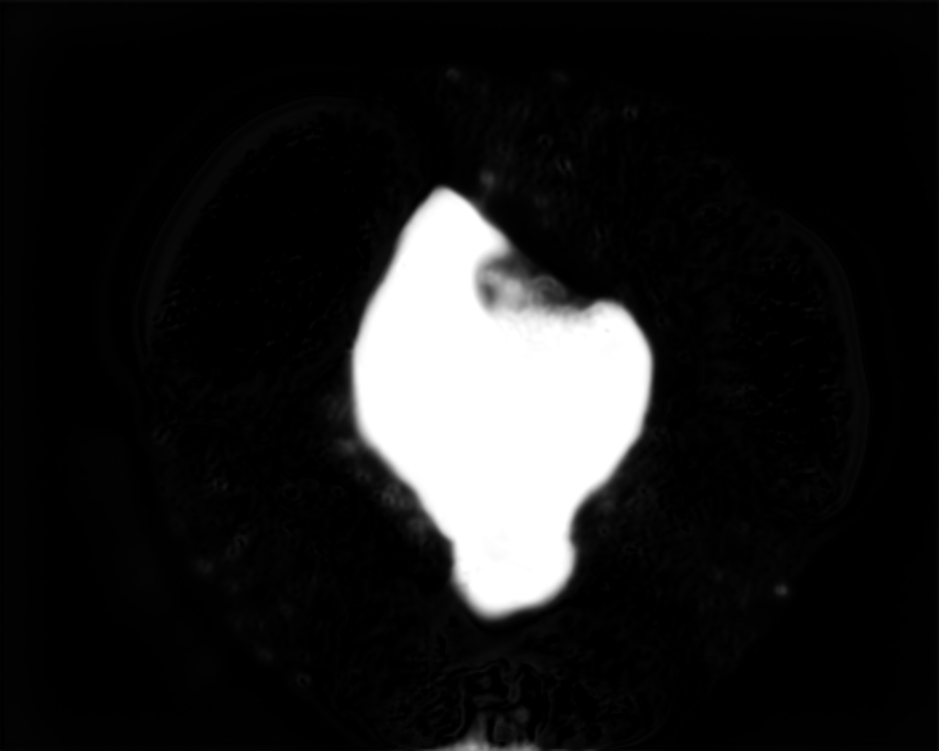
#> input picture prediction_workplace/prediction.bmp, 939 x 751 px, shrunk from 1280 x 1024 before the run, found by its file name
$ python -i image_threshold.py   (imports and definitions only)
#> lines starting #> are read from the running program, lines starting #| are printed output that depends on the picture; after the words box and inside, x2 and y2 are one past the last pixel; in counts of white or black regions, pixels touching at a corner belong together
import cv2
import numpy as np

# This is the script to get the largest contour of the prediction result and put it on the input image

IMGSRCPATH = '.\\prediction_workplace\\origin.bmp'
MASKPATH = '.\\prediction_workplace\\prediction_threshold.bmp'
MASKEDIMGPATH = '.\\prediction_workplace\\masked.bmp'
PREDICTIONPATH = '.\\prediction_workplace\\prediction.bmp'

def mask_on_image(imgsrcpath, maskpath, maskedImgpath):

    '''put mask on image'''

    srcImg = cv2.imread(imgsrcpath, cv2.IMREAD_GRAYSCALE)
    maskImg = cv2.imread(maskpath, cv2.IMREAD_GRAYSCALE)
    maskedImg = cv2.bitwise_and(srcImg, srcImg, mask = maskImg)
    cv2.imwrite(maskedImgpath, maskedImg)

def mask_threshold(prediction_path = PREDICTIONPATH):

#> called with prediction_path = '.\\prediction_workplace\\prediction.bmp'
    mask = cv2.imread(prediction_path, cv2.IMREAD_GRAYSCALE)
#> mask is the input picture: shape (751, 939); min 0, max 255, mean 29
    h, w = mask.shape[0], mask.shape[1]
#> h = 751; w = 939
    etVal, threshold = cv2.threshold(mask, 50, 255, cv2.THRESH_BINARY)
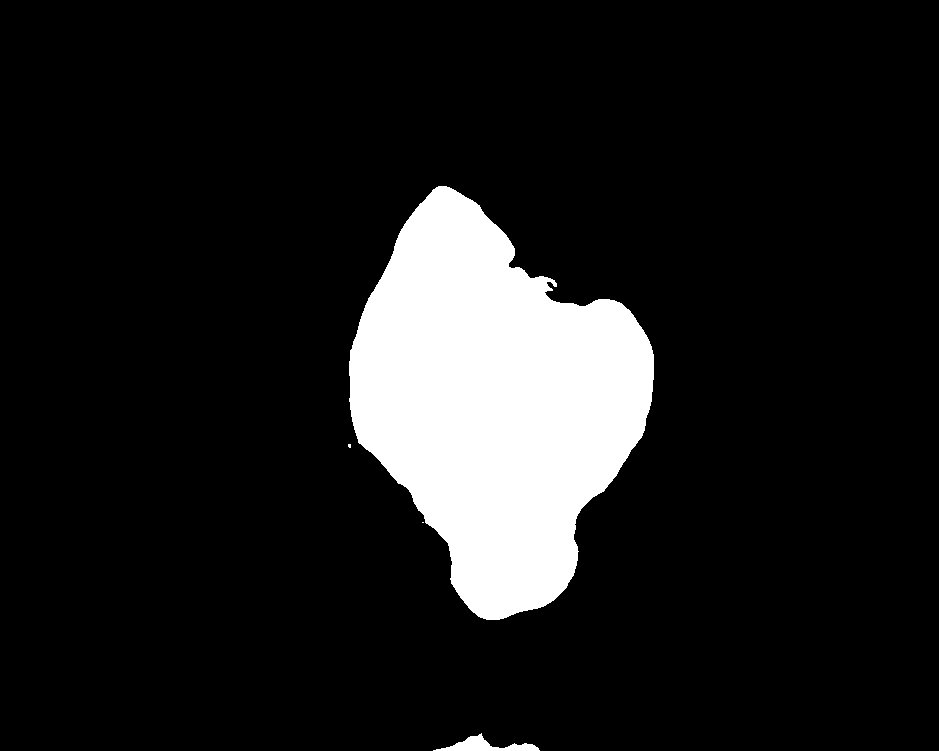
#> threshold: shape (751, 939); 11.7% white; 4 white regions (2 under 20 px), largest, box (x1, y1, x2, y2) and area: (349, 186, 654, 620) 81560, (433, 733, 540, 751) 760

    kernel = cv2.getStructuringElement(cv2.MORPH_RECT, (3, 3))

    eroded = cv2.erode(threshold, kernel)
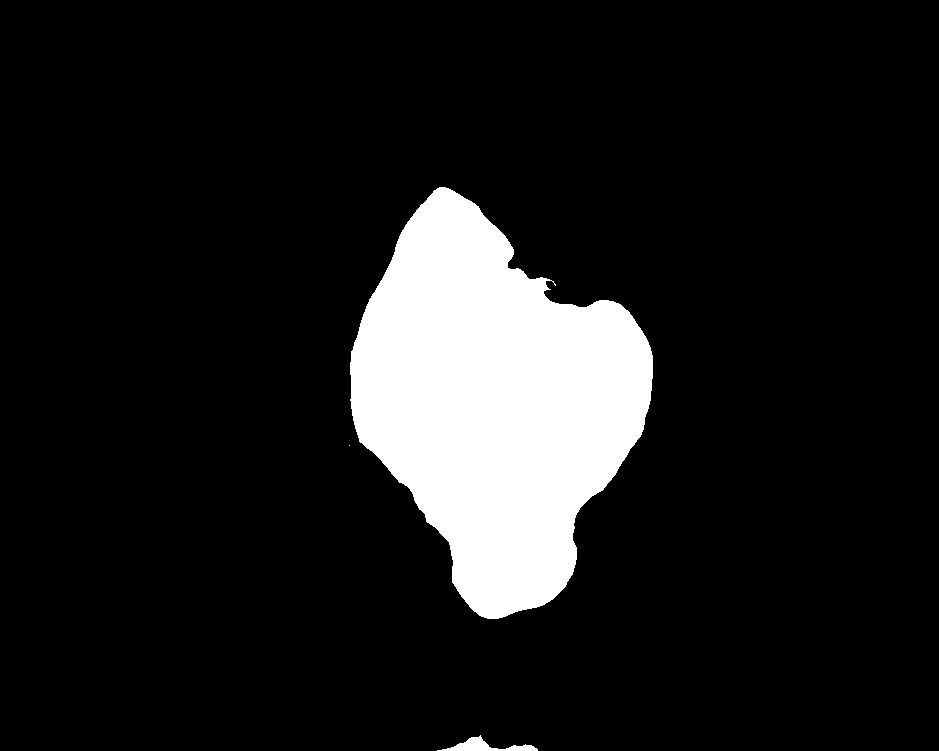
#> eroded: shape (751, 939); 11.4% white; 3 white regions (1 under 20 px), largest, box (x1, y1, x2, y2) and area: (350, 187, 653, 619) 79991, (437, 735, 538, 751) 607

    dilated = cv2.dilate(eroded, kernel)
#> dilated: shape (751, 939); 11.7% white; 3 white regions (1 under 20 px)

    Gaussian = cv2.GaussianBlur(dilated, (5, 5), 0)

    contours, hierarchy = cv2.findContours(Gaussian, cv2.RETR_EXTERNAL, cv2.CHAIN_APPROX_NONE)
#> contours = 3 contours; box (x1, y1, x2, y2) and area: (347, 184, 656, 622) 84142, (434, 732, 541, 751) 948, (346, 442, 353, 449) 36
    valid = len(contours) > 0
#> valid = True

    area = []
    #find largest contour
    for k in range(len(contours)):
        area.append(cv2.contourArea(contours[k]))
#> this loop made 3 passes
#> after the loop, area = [947.5, 36, 84141.5]
    max_idx = np.argmax(np.array(area))
#> max_idx = 2

    black = np.zeros((h, w))
    mask = cv2.drawContours(black, contours, max_idx, 255, cv2.FILLED)
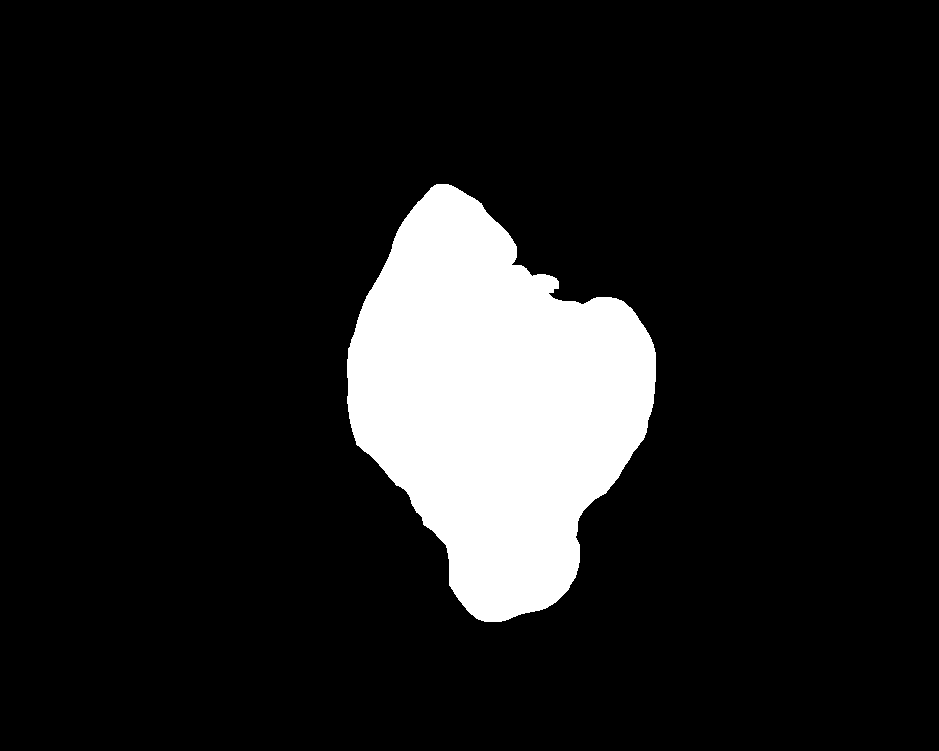
#> mask: shape (751, 939) float64; 12% white; 1 white region, box (x1, y1, x2, y2) and area: (347, 184, 656, 622) 84686

    cv2.namedWindow("mask",0)
    cv2.imshow("mask", mask)
    cv2.waitKey(0)

    cv2.imwrite(MASKPATH, mask)
    mask_on_image(IMGSRCPATH, MASKPATH, MASKEDIMGPATH)
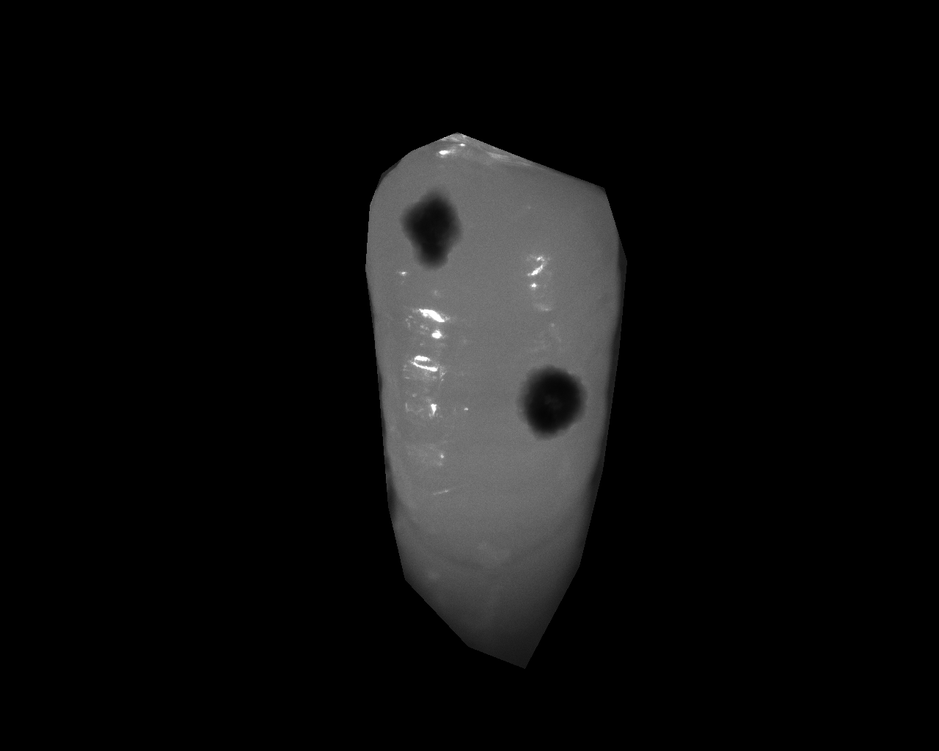
#> input picture prediction_workplace/origin.bmp, 939 x 751 px, shrunk from 1280 x 1024 before the run, found by its file name
#> in mask_on_image, srcImg is the input picture: shape (751, 939); min 0, max 255, mean 14.1
#> in mask_on_image, `maskedImg = cv2.bitwise_and(srcImg, srcImg, mask = maskImg)`:
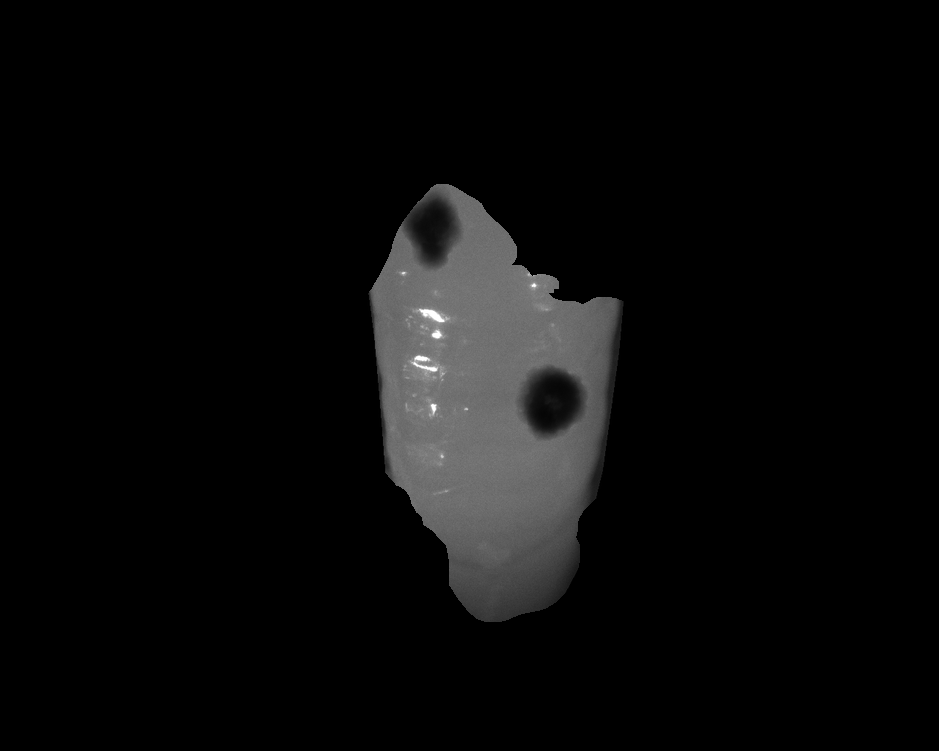
#> maskedImg: shape (751, 939); min 0, max 255, mean 10.3

    masked = cv2.imread(MASKEDIMGPATH)
#> masked: shape (751, 939, 3); min 0, max 255, mean 10.3
    cv2.imshow("mask", masked)
    cv2.waitKey(0)
    cv2.destroyAllWindows()

# [3 lines not run here, left out]

>>> result = mask_threshold()
